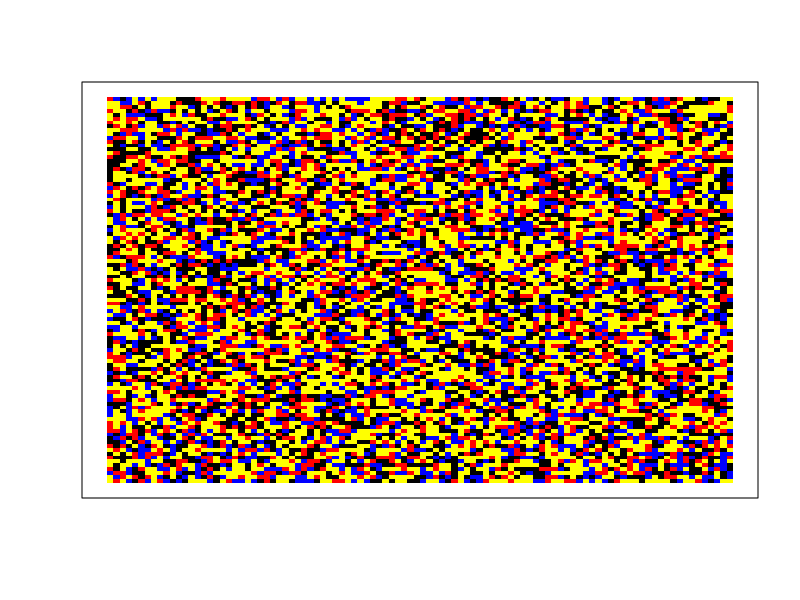
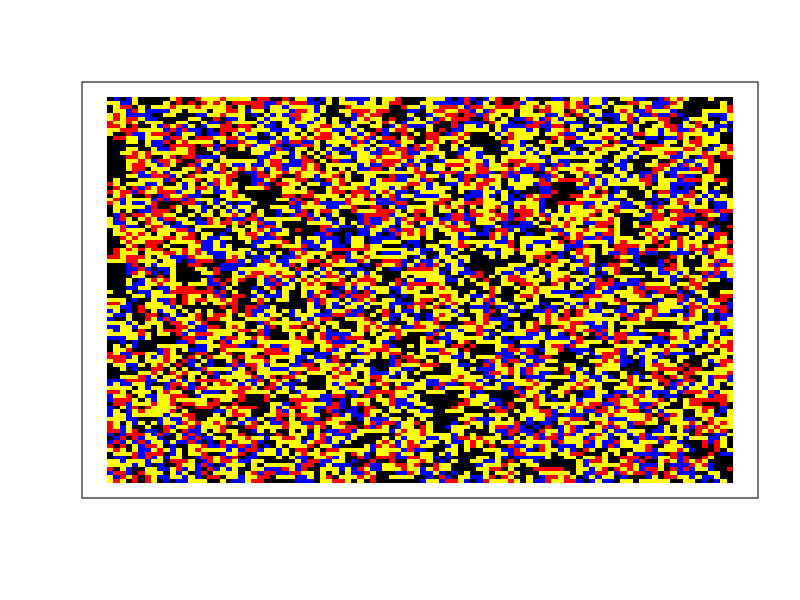
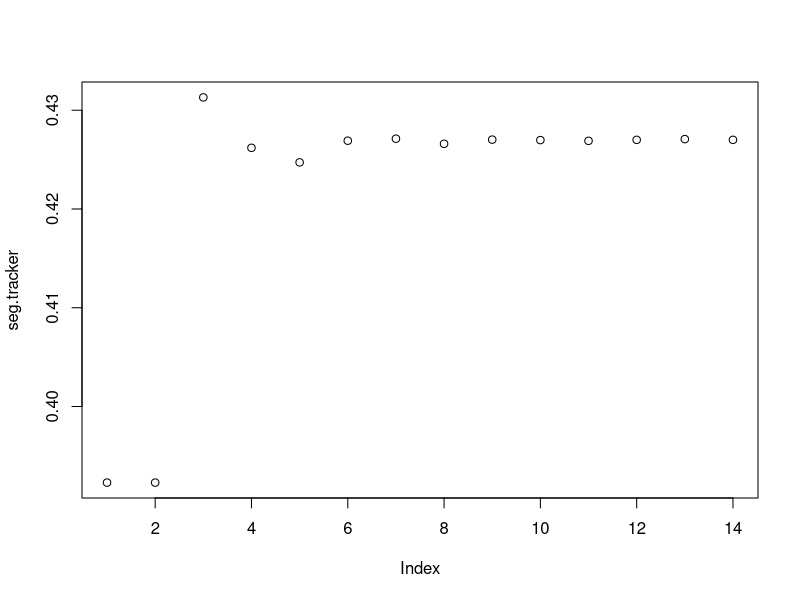

Recreate these plots in R, in order.
# use this file to generate your variation on the schelling model

# model parameters ####
rows <- 100
cols <- 100
proportion.group.1 <- .25 # proportion of red agents
proportion.group.2 <- .25 # proportion of blue agents
empty <- .25 # proportion of grid that will be empty space
min.similarity <- .09 # minimum proportion of neighbors that are the same type to not move
max.similarity <- .91 # maximum proportion of neighbors that are the same type to not move
# if u change it to 5/8 then there's empty space btwn all the neighborhoods
# if u change proportion of agents to .8 then the red agents may take over and it may not stabilize
# create.grid ####
# generates a rows x column matrix and randomly places the initial population
# values in the matrix are either 0, 1, or 2
# if 0, the space is empty
# 1 and 2 represent the two different groups
create.grid <- function(rows, cols, proportion.group.1, proportion.group.2, empty){
  pop.size.group.1 <- (rows*cols)*(1-empty)*(proportion.group.1)
  pop.size.group.2 <- (rows*cols)*(1-empty)*(proportion.group.2)
  pop.size.group.3 <- (rows*cols)*(1-empty)*(1-proportion.group.1-proportion.group.2)
  
  # takes first value and replicates it a number of times, generating 1s 2s and 0s 
  # (0s are empty spaces that are left)
  initial.population <- sample(c(
    rep(1, pop.size.group.1), 
    rep(2, pop.size.group.2), 
    rep(3, pop.size.group.3), 
    rep(0, (rows*cols)-(pop.size.group.1+pop.size.group.2+pop.size.group.3))
  ))
  grid <- matrix(initial.population, nrow=rows, ncol=cols)
}

# visualize.grid ####
# outputs a visualization of the grid, with red squares representing group 1,
# blue squares group 2, and black squares empty locations. r function called image
visualize.grid <- function(grid){
  image(grid, col=c('black','blue','red','yellow'), xaxs=NULL, yaxs=NULL, xaxt='n', yaxt='n')
}

# empty.locations ####
# returns all the locations in the grid that are empty
# output is an N x 2 array, with N equal to the number of empty locations
# the 2 columns contain the row and column of the empty location.
empty.locations <- function(grid){
  return(which(grid==0, arr.ind=T))
}

# similarity.to.center ####
# takes a grid and the center.val of that grid and returns
# the proportion of cells that are the same as the center,
# ignoring empty cells. the center.val must be specified
# manually in case the grid has an even number of rows or 
# columns
similarity.to.center <- function(grid.subset, center.val){
  if(center.val == 0){ 
    return(NA) 
    }
  same <- sum(grid.subset==center.val) - 1
  not.same <- sum(grid.subset!=center.val) - sum(grid.subset==0)
  return(same/(same+not.same))
}

# segregation ####
# computes the proportion of neighbors who are from the same group
segregation <- function(grid){
  same.count <- 0
  diff.count <- 0
  for(row in 1:(nrow(grid)-1)){
    for(col in 1:(ncol(grid)-1)){
      if(grid[row,col] != 0 && grid[row+1,col+1] != 0){
        if(grid[row,col] != grid[row+1,col+1]){
          diff.count <- diff.count + 1
        } else {
          same.count <- same.count + 1
        }
      }
    }
  }
  return(same.count / (same.count + diff.count))
}

# unhappy.agents ####
# takes a grid and a minimum similarity threshold and computes
# a list of all of the agents that are unhappy with their 
# current location. the output is N x 2, with N equal to the
# number of unhappy agents and the columns representing the 
# location (row, col) of the unhappy agent in the grid
unhappy.agents <- function(grid, min.similarity, max.similarity){
  grid.copy <- grid
  for(row in 1:rows){
    for(col in 1:cols){
      similarity.score <- similarity.to.center(grid[max(0, row-1):min(rows,row+1), max(0,col-1):min(cols,col+1)], grid[row,col])
      if(is.na(similarity.score)){
        grid.copy[row,col] <- NA
      } else {
        grid.copy[row,col] <- ((similarity.score >= min.similarity) && (similarity.score <= max.similarity))
      }
    }
  }
  return(which(grid.copy==FALSE, arr.ind = T))
}

# one.round ####
# runs a single round of the simulation. the round starts by finding
# all of the unhappy agents and empty spaces. then unhappy agents are randomly
# assigned to a new empty location. a new grid is generated to reflect all of
# the moves that took place.
one.round <- function(grid, min.similarity, max.similarity){
  new.grid <- grid
  empty.spaces <- empty.locations(new.grid)
  unhappy <- unhappy.agents(new.grid, min.similarity, max.similarity)
  new.spaces <- empty.spaces[ sample(1:nrow(empty.spaces), nrow(empty.spaces), replace = FALSE),]
  for(i in 1:nrow(new.spaces)) {
    if(i > nrow(unhappy)){ 
      break; 
      }
    new.grid[new.spaces[i,1], new.spaces[i,2]] <- new.grid[unhappy[i,1], unhappy[i,2]]
    new.grid[unhappy[i,1], unhappy[i,2]] <- 0
  }
  return(new.grid)
}
layout(1:1)

# running the simulation ####
done <- FALSE # a variable to keep track of whether the simulation is complete
grid <- create.grid(rows, cols, proportion.group.1, proportion.group.2, empty)
visualize.grid(grid)
seg.tracker <- c(segregation(grid)) # keeping a running tally of the segregation scores for each round
while(!done){
  new.grid <- one.round(grid, min.similarity, max.similarity) # run one round of the simulation, and store output in new.grid
  seg.tracker <- c(seg.tracker, segregation(grid)) # calculate segregation score and add to running list
  if(all(new.grid == grid)){ # check if the new.grid is identical to the last grid
    done <- TRUE # if it is, simulation is over -- no agents want to move
  } else {
    grid <- new.grid # otherwise, replace grid with new.grid, and loop again.
  }
}
layout(1:1) # change graphics device to have two plots
visualize.grid(grid) # show resulting grid
plot(seg.tracker) # plot segregation over time

